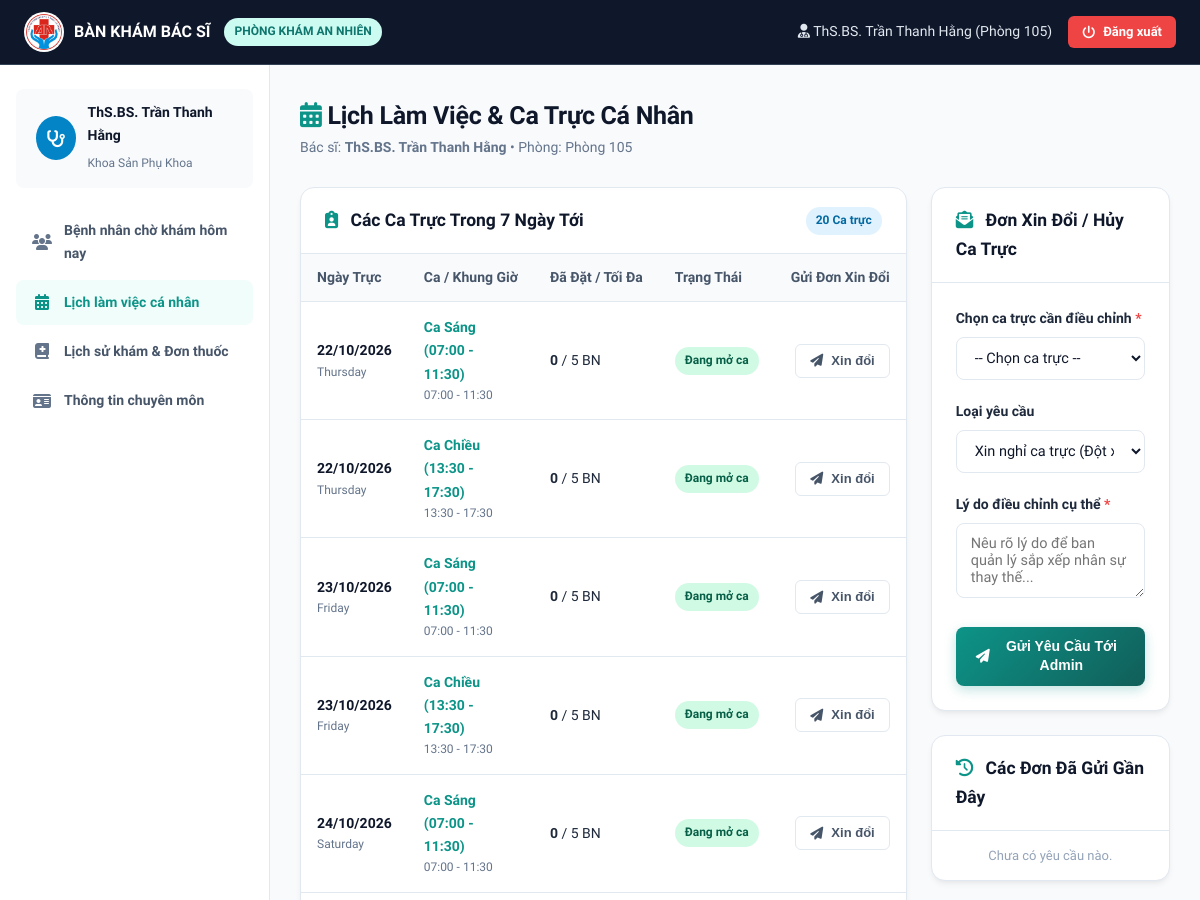
The page /bac-si/lich-truc.php (signed in, upper part) on the database as committed earlier.
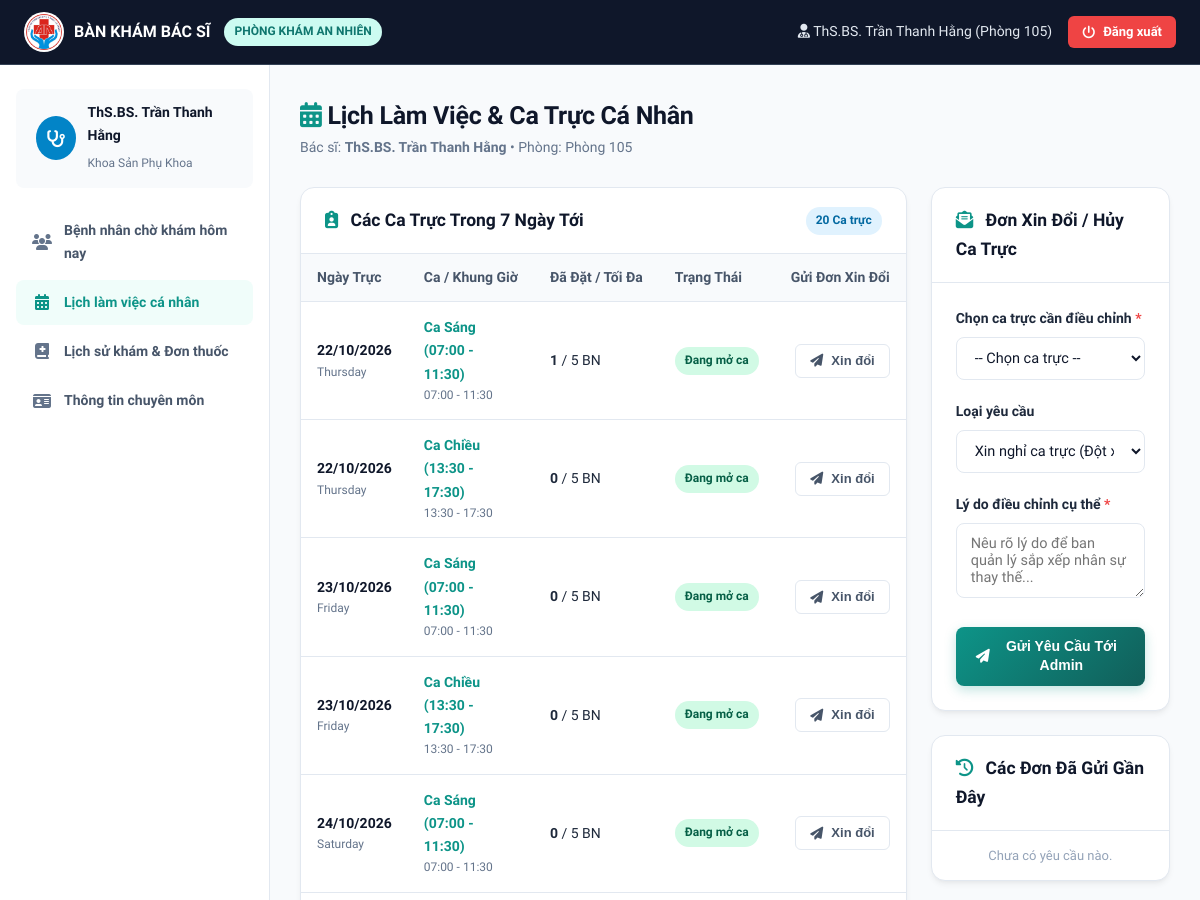
The same page on the database as committed later.
### tables this page shows
CREATE TABLE `doctor_schedules` (
  `id` bigint NOT NULL AUTO_INCREMENT,
  `doctor_id` bigint NOT NULL,
  `work_date` date NOT NULL,
  `start_time` time NOT NULL,
  `end_time` time NOT NULL,
  `session_name` varchar(50) NOT NULL DEFAULT 'Ca Sáng',
  `max_patients` int DEFAULT '15',
  `current_booked` int DEFAULT '0',
  `status` varchar(20) DEFAULT 'AVAILABLE',
  PRIMARY KEY (`id`),
  KEY `fk_schedule_doctor` (`doctor_id`),
  CONSTRAINT `fk_schedule_doctor` FOREIGN KEY (`doctor_id`) REFERENCES `doctors` (`id`) ON DELETE CASCADE
);

### includes/functions.php (called while the page is built, shortened)
<?php
function formatDate($dateStr) {
    $d = new DateTime($dateStr);
    return $d->format('d/m/Y');
}
function formatTime($timeStr) {
    return substr($timeStr, 0, 5);
}

### bac-si/lich-truc.php (the view, shortened to what the changed rows need)
<?php
require_once __DIR__ . '/../includes/doctor_header.php';
$doctorId = $currentDoctor['id'];
$today = date('Y-m-d');
$stmtS = $pdo->prepare("SELECT * FROM doctor_schedules
                        WHERE doctor_id = ? AND work_date >= ?
                        ORDER BY work_date ASC, start_time ASC");
$stmtS->execute([$doctorId, $today]);
$schedules = $stmtS->fetchAll();
?>
<div class="page-header">
    <div>
        <h2><i class="fa-solid fa-calendar-days" style="color:var(--primary);"></i> Lịch Làm Việc & Ca Trực Cá Nhân</h2>
    </div>
</div>
<div style="display:grid;grid-template-columns:1.6fr 1fr;gap:24px;">
    <div class="card">
        <div class="card-body" style="padding:0;">
            <div class="table-responsive">
                <table class="table">
                    <thead>
                        <tr>
                            <th>Ngày Trực</th>
                            <th>Ca / Khung Giờ</th>
                            <th>Đã Đặt / Tối Đa</th>
                            <th>Trạng Thái</th>
                            <th style="text-align:right;">Gửi Đơn Xin Đổi</th>
                        </tr>
                    </thead>
                    <tbody>
                        <?php foreach ($schedules as $s): ?>
                            <tr>
                                <td>
                                    <strong style="color:#0F172A;"><?= formatDate($s['work_date']) ?></strong>
                                    <span style="display:block;font-size:12px;color:#64748B;">
                                        <?= date('l', strtotime($s['work_date'])) ?>
                                    </span>
                                </td>
                                <td>
                                    <strong style="color:var(--primary);"><?= htmlspecialchars($s['session_name']) ?></strong>
                                    <span style="display:block;font-size:12px;color:#64748B;">
                                        <?= formatTime($s['start_time']) ?> - <?= formatTime($s['end_time']) ?>
                                    </span>
                                </td>
                                <td>
                                    <strong><?= $s['current_booked'] ?></strong> / <?= $s['max_patients'] ?> BN
                                </td>
                                <td>
                                    <?php if ($s['status'] === 'AVAILABLE'): ?>
                                        <span class="badge badge-success">Đang mở ca</span>
                                    <?php elseif ($s['status'] === 'FULL'): ?>
                                        <span class="badge badge-warning">Đã kín chỗ</span>
                                    <?php else: ?>
                                        <span class="badge badge-danger">Nghỉ trực</span>
                                    <?php endif; ?>
                                </td>
                                <td style="text-align:right;">
                                    <button type="button" class="btn btn-sm btn-outline"
                                            onclick="selectScheduleForChange(<?= $s['id'] ?>, '<?= formatDate($s['work_date']) ?> - <?= htmlspecialchars($s['session_name']) ?>')">
                                        <i class="fa-solid fa-paper-plane"></i> Xin đổi
                                    </button>
                                </td>
                            </tr>
                        <?php endforeach; ?>
                    </tbody>
                </table>
            </div>
        </div>
    </div>
</div>
<?php require_once __DIR__ . '/../includes/doctor_footer.php'; ?>

Rows that differ between the two databases and show on the page:
changed doctor_schedules (number 1 of 5 on the later page): current_booked "0" → "1"
